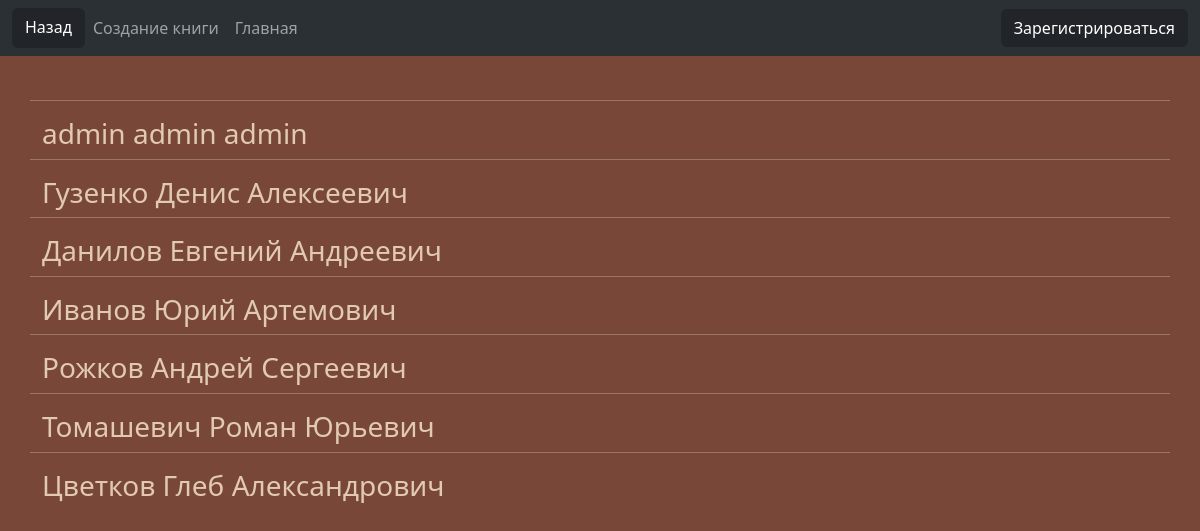
The page / on the database its author committed.
### index/models.py (models this page shows, shortened)
class Users(models.Model):
    name = models.CharField(max_length=40, verbose_name=u'Имя')
    surname = models.CharField(max_length=40, verbose_name=u'Фамилия')
    patronymic = models.CharField(max_length=40, verbose_name=u'Отчество')

### index/views.py (the view)
# urls.py: path('', views.index, name='index'),
def index(request):
    users = Users.objects.all().order_by('surname')
    context = {
        "users": users
    }
    return render(request, 'index.html', context)

### index/templates/index.html (shortened to what this page needs)
{% extends 'base.html' %}
{% load static %}
{%  block content %}
<link rel="stylesheet" href="{% static '/css/base.css' %}">
<div class="container" style="margin-top: 100px;">
    {% for user in users %}
    <div class="row">
        <hr>
        <a class="users" href="{% url 'user_page' user.pk %}"><h3>{{ user.surname }}&nbsp;{{ user.name }}&nbsp;{{ user.patronymic }}</h3></a>
    </div>
    {% endfor %}
</div>
{% endblock %}

### static/css/base.css (style rules this page uses)
body { background: #794738; color: #ffffff; }
.users { text-decoration: none; transition: all .3s; color: #E1C9B2; display: block; }

### rows shown on the page
Users: surname "admin", name "admin", patronymic "admin"
Users: surname "Гузенко", name "Денис", patronymic "Алексеевич"
Users: surname "Данилов", name "Евгений", patronymic "Андреевич"
Users: surname "Иванов", name "Юрий", patronymic "Артемович"
Users: surname "Рожков", name "Андрей", patronymic "Сергеевич"
Users: surname "Томашевич", name "Роман", patronymic "Юрьевич"
Users: surname "Цветков", name "Глеб", patronymic "Александрович"
